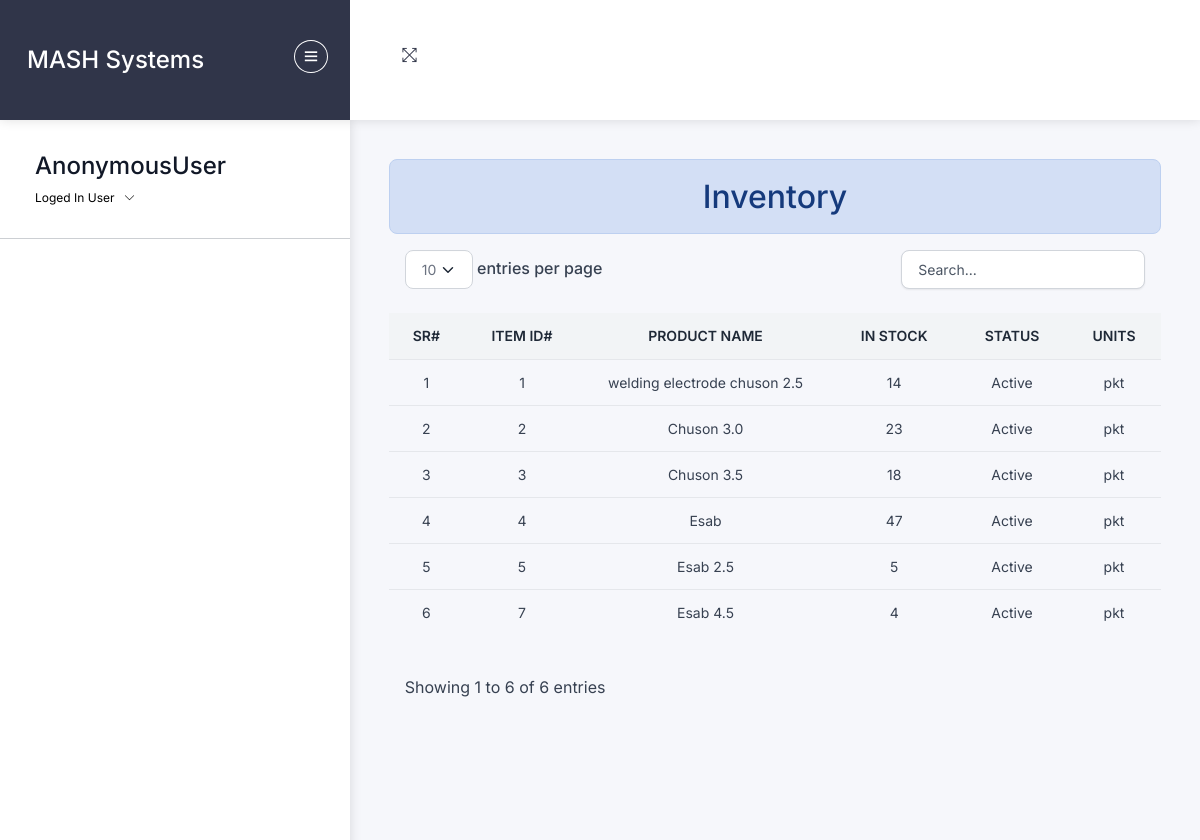
Screenshot of /inventory/ with the database file from the repository.
### home/models.py (models this page shows, shortened)
class Product(models.Model):
    ACTIVE = 'Atcive'
    INACTIVE = 'Inactive'
    STATUS_TYPE_CHOICES = [
        (ACTIVE , 'Active'),
        (INACTIVE ,'Inactive'),
    ]
    category=models.ForeignKey(Category,on_delete=models.RESTRICT)
    category=models.ForeignKey(Category,on_delete=models.RESTRICT)
    productname=models.CharField(max_length=255,unique=True)
    product_size=models.CharField(max_length=255)
    product_quantity=models.CharField(max_length=255,null=True,blank=True )
    unit=models.CharField(max_length=255,default="Nos")
    weight=models.FloatField(max_length=255,default=0,null=True,blank=True)
    product_status=models.BooleanField(default=True)
    is_deleted = models.BooleanField(default=False)
    pro_img=models.ImageField(upload_to="uploaded/products/",null=True,blank=True)
    product_slug=AutoSlugField(populate_from=None,unique=True,null=True,default=None)
    def __str__(self):
        return f"{self.productname}"
    def get_current_stock(self):
        grn_total = Store_Purchase_Product.objects.filter(product_id=self.id).aggregate(total=Sum('quantity'))['total'] or 0
        issue_total = Store_Issue_Product.objects.filter(product_id=self.id).aggregate(total=Sum('quantity'))['total'] or 0
        current_stock = grn_total - issue_total
        return current_stock

### home/views/product.py (the view)
# urls.py: path('inventory/', product.inventory , name="store_inventory"),
def inventory(request):
    products = Product.objects.all()
    product_stock = []
    for product in products:
        current_stock = product.get_current_stock()
        product_stock.append({'product': product, 'current_stock': current_stock})
    return render(request, 'stock/inventory.html', {'mydata': product_stock})

### templates/stock/inventory.html (shortened to what this page needs)
{% extends 'css-js-links.html' %}
{% load crispy_forms_tags %}
{% load custom_filters %}
{% block context %}
{% include 'store/navbar.html' %}
{% endblock context %}
{% block body %}
<div class="pcoded-content">
  <div class="pcoded-inner-content">
    <div class="main-body">
      <div class="page-wrapper">
        <div class="page-body">
  <div class="row">
    <div class="col-12">
      <h2 class="text-center alert alert-info">Inventory</h2>
      <table class="table table-flush" id="datatable">
        <thead class="thead-light">
          <tr>
            <th class="border-bottom fw-bolder text-center" scope="col">
              Sr#
            </th>
            <th class="border-bottom fw-bolder text-center" scope="col">
              Item ID#
            </th>
            <th class="border-bottom fw-bolder text-center" scope="col">
              Product Name
            </th>
            <th class="border-bottom fw-bolder text-center" scope="col">
              In Stock
            </th>
            <th class="border-bottom fw-bolder text-center" scope="col">
              Status
            </th>
            <th class="border-bottom fw-bolder text-center" scope="col">
            Units
            </th>
          </tr>
        </thead>
        <tbody>
          {% for data in mydata %}
          <tr id="salereceipt-{{ data.id }}">
            <td class="text-center">{{ forloop.counter }}</td>
            <td class="text-center">{{ data.product.id }}</td>
            <td class="text-center">{{ data.product }}</td>
            <td class="text-center">{{ data.current_stock }}</td>
            <td class="text-center">{% if data.product.product_status %} Active
              {% else %}
              In Active
            {% endif %}</td>
            <td class="text-center">{{ data.product.unit }}</td>
          </tr>
          {% endfor %}
        </tbody>
      </table>
    </div>
  </div>
</div>
</div>
</div>
</div>
</div>
</div>
{% endblock body %}

### rows the page displays
Product: product.id "1", product "welding electrode chuson 2.5", current_stock "14", product_status "Active", product.unit "pkt"
Product: product.id "2", product "Chuson 3.0", current_stock "23", product_status "Active", product.unit "pkt"
Product: product.id "3", product "Chuson 3.5", current_stock "18", product_status "Active", product.unit "pkt"
Product: product.id "4", product "Esab", current_stock "47", product_status "Active", product.unit "pkt"
Product: product.id "5", product "Esab 2.5", current_stock "5", product_status "Active", product.unit "pkt"
Product: product.id "7", product "Esab 4.5", current_stock "4", product_status "Active", product.unit "pkt"

### other values shown
{{ request.user }} "AnonymousUser"
